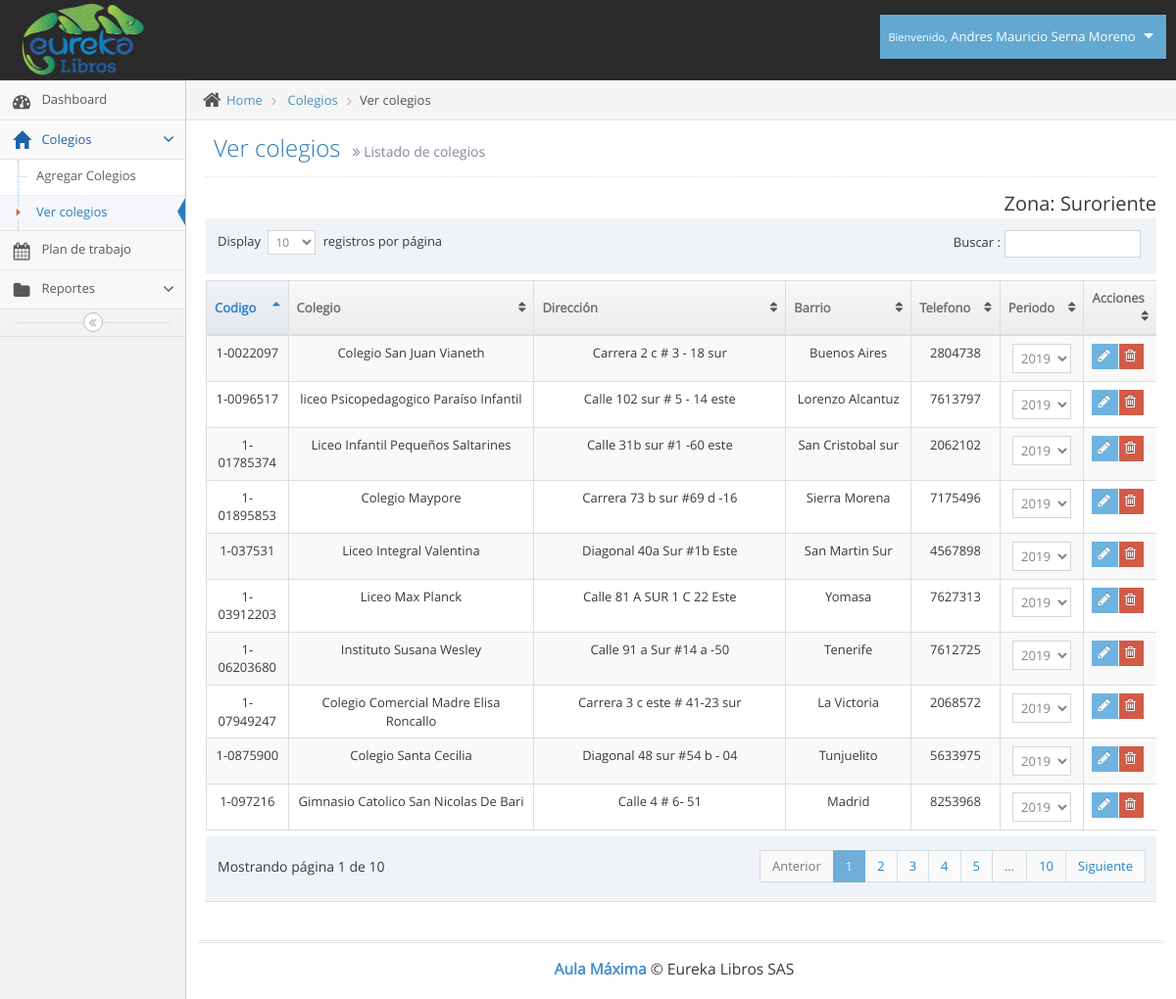
Page /ver_colegios.php (signed in) on the earlier database version.
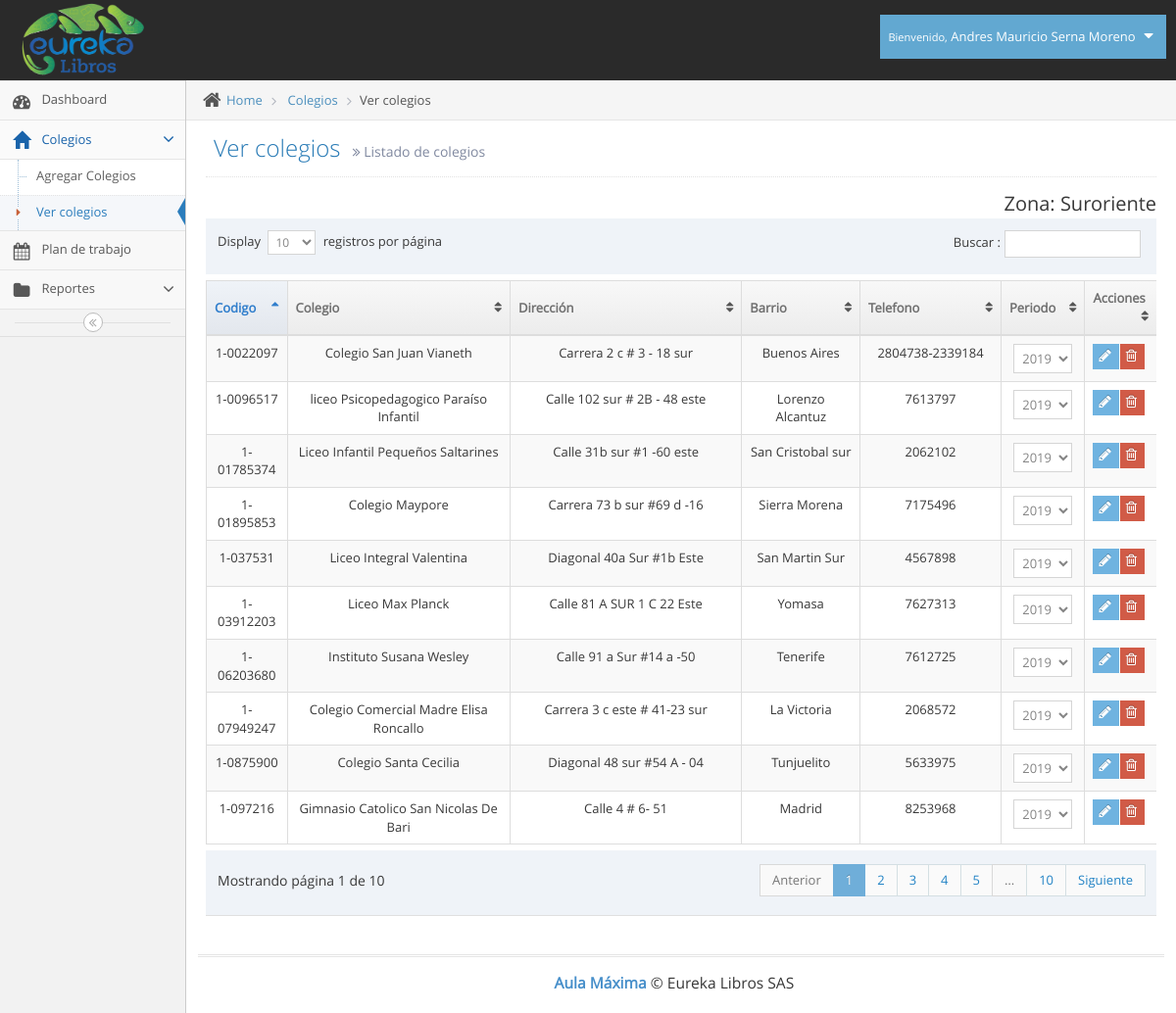
Same page on the later database version.
### tables this page shows
CREATE TABLE `usuarios` (
  `id` int(11) NOT NULL,
  `tipo` int(11) NOT NULL,
  `id_pais` int(11) NOT NULL,
  `cedula` varchar(12) NOT NULL,
  `nombres` varchar(100) NOT NULL,
  `apellidos` varchar(100) NOT NULL,
  `telefono` varchar(12) NOT NULL,
  `direccion` varchar(100) NOT NULL,
  `correo` varchar(100) NOT NULL,
  `clave` varchar(100) NOT NULL,
  `cod_zona` varchar(10) NOT NULL
);

CREATE TABLE `zonas` (
  `id` int(11) NOT NULL,
  `codigo` varchar(8) NOT NULL,
  `zona` varchar(100) NOT NULL
);

CREATE TABLE `colegios` (
  `id` int(11) NOT NULL,
  `codigo` varchar(11) NOT NULL,
  `colegio` varchar(100) NOT NULL,
  `direccion` varchar(100) NOT NULL,
  `barrio` varchar(100) NOT NULL,
  `telefono` varchar(20) NOT NULL,
  `web` varchar(100) NOT NULL,
  `cumpleaños` date NOT NULL,
  `cod_zona` varchar(8) NOT NULL,
  `id_usuario` int(11) NOT NULL,
  `fecha_creacion` timestamp NOT NULL DEFAULT CURRENT_TIMESTAMP ON UPDATE CURRENT_TIMESTAMP
);

### ver_colegios.php (the view, shortened to what this page needs)
<!DOCTYPE html>
<html lang="es">
	<head>
		<link rel="stylesheet" href="assets/css/bootstrap.min.css" />
		<link rel="stylesheet" href="assets/font-awesome/4.5.0/css/font-awesome.min.css" />
		<link rel="stylesheet" href="assets/css/jquery-ui.min.css" />
		<link rel="stylesheet" href="assets/css/bootstrap-datepicker3.min.css" />
		<link href="assets/js/dataTables/dataTables.bootstrap.css" rel="stylesheet" />
		<link rel="stylesheet" href="assets/css/ace.min.css" class="ace-main-stylesheet" id="main-ace-style" />
		<link rel="stylesheet" href="assets/css/ace-skins.min.css" />
		<link rel="stylesheet" href="assets/css/ace-rtl.min.css" />
	</head>
	<body class="no-skin">
		<?php include("template/nav.php"); ?>
		<div class="main-container ace-save-state" id="main-container">
			<?php include("template/sidebar.php"); ?>
			<div class="main-content">
				<div class="main-content-inner">
					<div class="breadcrumbs ace-save-state" id="breadcrumbs">
						<ul class="breadcrumb">
							<li>
								<i class="ace-icon fa fa-home home-icon"></i>
								<a href="#">Home</a>
							</li>
							<li>
								<a href="#">Colegios</a>
							</li>
							<li class="active">Ver colegios</li>
						</ul>
					</div>
					<div class="page-content">
						<div class="page-header">
							<h1>
								Ver colegios
								<small>
									<i class="ace-icon fa fa-angle-double-right"></i>
									Listado de colegios
								</small>
							</h1>
						</div>
							<?php
								$sql_z = "SELECT zona FROM zonas WHERE codigo='".$_SESSION['zona']."'";
								$req_z = $bdd->prepare($sql_z);
								$req_z->execute();
								$zona = $req_z->fetch();
								echo "<div class='pull-right' style='font-size: 20px;'>Zona: ". $zona["zona"]."</div>";
							?>
						<div class="row">
							<div class="col-xs-12">
								<?php
                                include("conexion/bdd.php");
                                if ($_SESSION["tipo"]==1) {
                                	$sql = "SELECT id, codigo, colegio, direccion, barrio,telefono FROM colegios ";
									$req = $bdd->prepare($sql);
									$req->execute();
                                }
                                else {
                                	$sql = "SELECT id, codigo, colegio, direccion, barrio,telefono FROM colegios WHERE cod_zona='".$_SESSION['zona']."'";
									$req = $bdd->prepare($sql);
									$req->execute();
                                }
								$colegios = $req->fetchAll();
                            ?>
                            <div class="table-responsive">
                                <table class="table table-striped table-bordered table-hover" id="dataTables-example">
                                    <thead>
                                        <tr>
                                            <th>Codigo</th>
                                            <th>Colegio</th>
                                            <th>Dirección</th>
                                            <th>Barrio</th>
                                            <th>Telefono</th>
                                             <th>Periodo</th>
                                            <th>Acciones</th>
                                        </tr>
                                    </thead>
                                    <tbody>
                                    	<?php
                                    		$sql_periodo="SELECT id, periodo FROM periodos ORDER BY id DESC";
											$req_periodo = $bdd->prepare($sql_periodo);
											$req_periodo->execute();
											$gp_periodo = $req_periodo->fetchAll();
                                    	 ?>
                                        <?php
                                        	foreach($colegios as $colegio) {
                                               $codigo = $colegio['codigo'];
                                               $nombre = $colegio['colegio'];
                                               $direccion = $colegio['direccion'];
                                               $barrio = $colegio['barrio'];
                                               $telefono = $colegio['telefono'];
                                                echo'<tr class="odd gradeX">';
                                                echo '<form action="colegio.php" method="POST">';
                                                echo'<td class="center">'.$codigo.'</td>';
                                                echo'<td class="center">'.$nombre.'</td>';
                                                echo'<td class="center">'.$direccion.'</td>';
                                                echo'<td class="center">'.$barrio.'</td>';
                                                echo'<td class="center">'.$telefono.'</td>';
                                                 echo'<td class="center">';
                                                 	echo'<select name="periodo">';
														foreach($gp_periodo as $periodo){
															echo'<option value="'.$periodo["id"].'">'.$periodo["periodo"].'</option>';
														}
                                                 	echo'</select>';
                                                 echo'</td>';
                                                echo '<td>
														<div class="hidden-sm hidden-xs btn-group">
															<button class="btn btn-xs btn-info">
																<i class="ace-icon fa fa-pencil bigger-120"></i>
															</button>
															<a class="btn btn-xs btn-danger eliminar" href="#" data-codigo='.$codigo.'>
																<i class="ace-icon fa fa-trash-o bigger-120"></i>
															</a>
														</div>
														<div class="hidden-md hidden-lg">
															<div class="inline pos-rel">
																<button class="btn btn-minier btn-primary dropdown-toggle" data-toggle="dropdown" data-position="auto">
																	<i class="ace-icon fa fa-cog icon-only bigger-110"></i>
																</button>
																<ul class="dropdown-menu dropdown-only-icon dropdown-yellow dropdown-menu-right dropdown-caret dropdown-close">
																	<li>
																		<button class="tooltip-success" data-rel="tooltip" title="Edit">
																			<span class="green">
																				<i class="ace-icon fa fa-pencil-square-o bigger-120"></i>
																			</span>
																		</button>
																	</li>
																	<li>
																		<a href="#" class="tooltip-error eliminar" data-rel="tooltip
																		" title="Delete" data-codigo='.$codigo.'>
																			<span class="red">
																				<i class="ace-icon fa fa-trash-o bigger-120"></i>
																			</span>
																		</a>
																	</li>
																</ul>
															</div>
														</div>
														</form>
													</td>';
                                            }
                                         ?>
                                        </tr>
                                    </tbody>
                                </table>
                            </div>
							</div>
						</div>
					</div>
				</div>
			</div>
			<div class="footer">
				<div class="footer-inner">
					<div class="footer-content">
						<span class="bigger-120">
							<span class="blue bolder">Aula Máxima</span>
							 &copy; Eureka Libros SAS
						</span>
					</div>
				</div>
			</div>
		</div>
	</body>
</html>

### template/nav.php (shortened to what this page needs)
<div id="navbar" class="navbar navbar-default          ace-save-state">
			<div class="navbar-container ace-save-state" id="navbar-container">
				<div class="navbar-header pull-left">
					<a href="index.php" class="navbar-brand">
						<small>
							<img src="assets/images/logo_eureka.png" alt="" class="" height="80px" width="125px">
						</small>
					</a>
				</div>
				<div class="navbar-buttons navbar-header pull-right" role="navigation">
					<ul class="nav ace-nav">
						<li class="light-blue dropdown-modal">
							<a data-toggle="dropdown" href="#" class="dropdown-toggle">
								<?php
									require_once('conexion/bdd.php');
									$sql = "SELECT nombres,apellidos FROM usuarios WHERE id='".$_SESSION['id']."'";
									$req = $bdd->prepare($sql);
									$req->execute();
									$usuario = $req->fetch();
									$nombre_completo=$usuario["nombres"]." ".$usuario["apellidos"];
								?>
									<small>Bienvenido,</small>
									<?php echo $nombre_completo; ?>
								<i class="ace-icon fa fa-caret-down"></i>
							</a>
						</li>
					</ul>
				</div>
			</div>
		</div>

### template/sidebar.php (shortened to what this page needs)
<div id="sidebar" class="sidebar                  responsive                    ace-save-state sidebar-fixed sidebar-scroll">
				<ul class="nav nav-list">
					<li class="inicio">
						<a href="index.php">
							<i class="menu-icon fa fa-tachometer"></i>
							<span class="menu-text"> Dashboard </span>
						</a>
					</li>
					<li class="abrir_colegios">
						<a href="#" class="dropdown-toggle">
							<i class="menu-icon glyphicon glyphicon-home"></i>
							<span class="menu-text"> Colegios </span>
							<b class="arrow fa fa-angle-down"></b>
						</a>
						<ul class="submenu">
							<li class="agregar_colegio">
								<a href="agregar_colegio.php">
									Agregar Colegios
								</a>
							</li>
							<li class="ver_colegios">
								<a href="ver_colegios.php">
									<i class="menu-icon fa fa-caret-right"></i>
									Ver colegios
								</a>
							</li>
						</ul>
					</li>
					<li class="plan_trabajo">
						<a href="calendar.php">
							<i class="menu-icon fa fa-calendar"></i>
							<span class="menu-text">
								Plan de trabajo
							</span>
						</a>
					</li>
					<li class="abrir_reportes">
						<a href="#" class="dropdown-toggle">
							<i class="menu-icon fa fa-folder"></i>
							<span class="menu-text"> Reportes </span>
							<b class="arrow fa fa-angle-down"></b>
						</a>
						</li>
					</ul>
				<div class="sidebar-toggle sidebar-collapse" id="sidebar-collapse">
					<i id="sidebar-toggle-icon" class="ace-icon fa fa-angle-double-left ace-save-state" data-icon1="ace-icon fa fa-angle-double-left" data-icon2="ace-icon fa fa-angle-double-right"></i>
				</div>
			</div>

Differences in the rows shown:
changed colegios "liceo Psicopedagogico Paraíso Infantil": direccion "Calle 102 sur # 5 - 14 este" → "Calle 102 sur # 2B - 48 este"
changed colegios "Colegio Santa Cecilia": direccion "Diagonal 48 sur #54 b - 04" → "Diagonal 48 sur #54 A - 04"
changed colegios "Colegio San Juan Vianeth": telefono "2804738" → "2804738-2339184"
